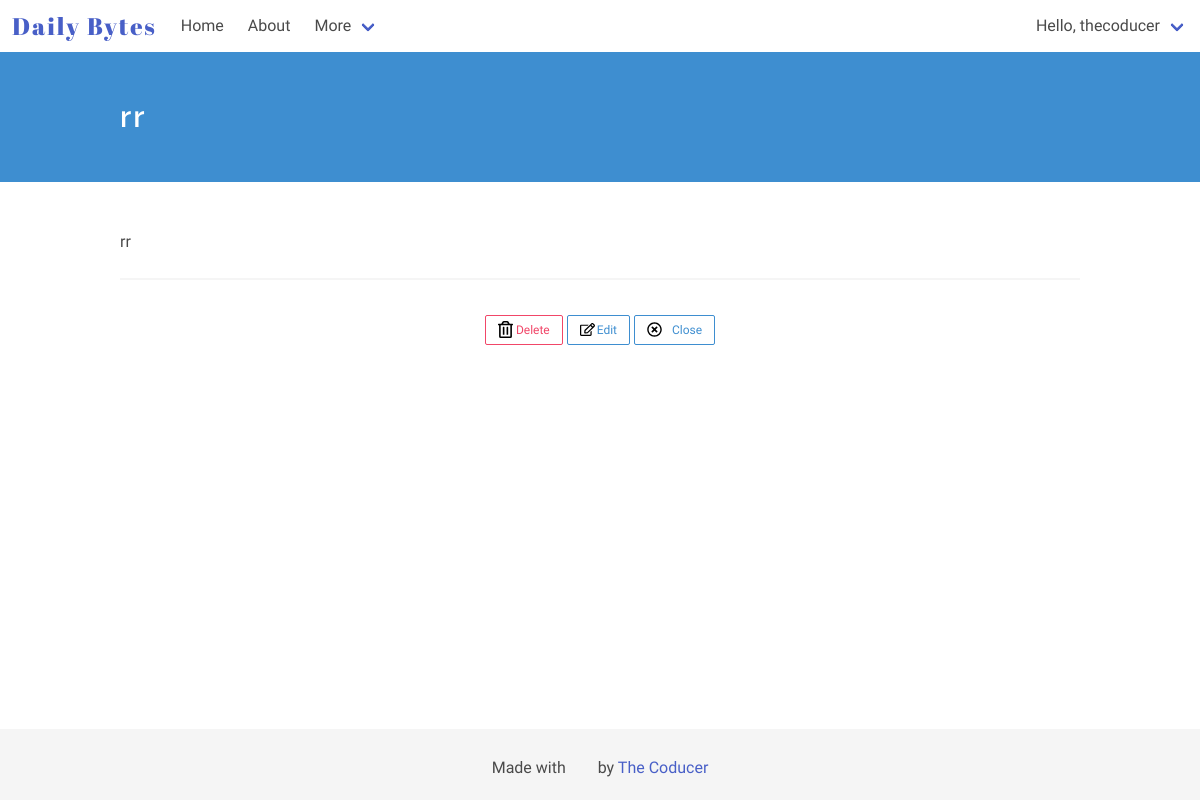
The app's page /entry/3 (signed in), older data.
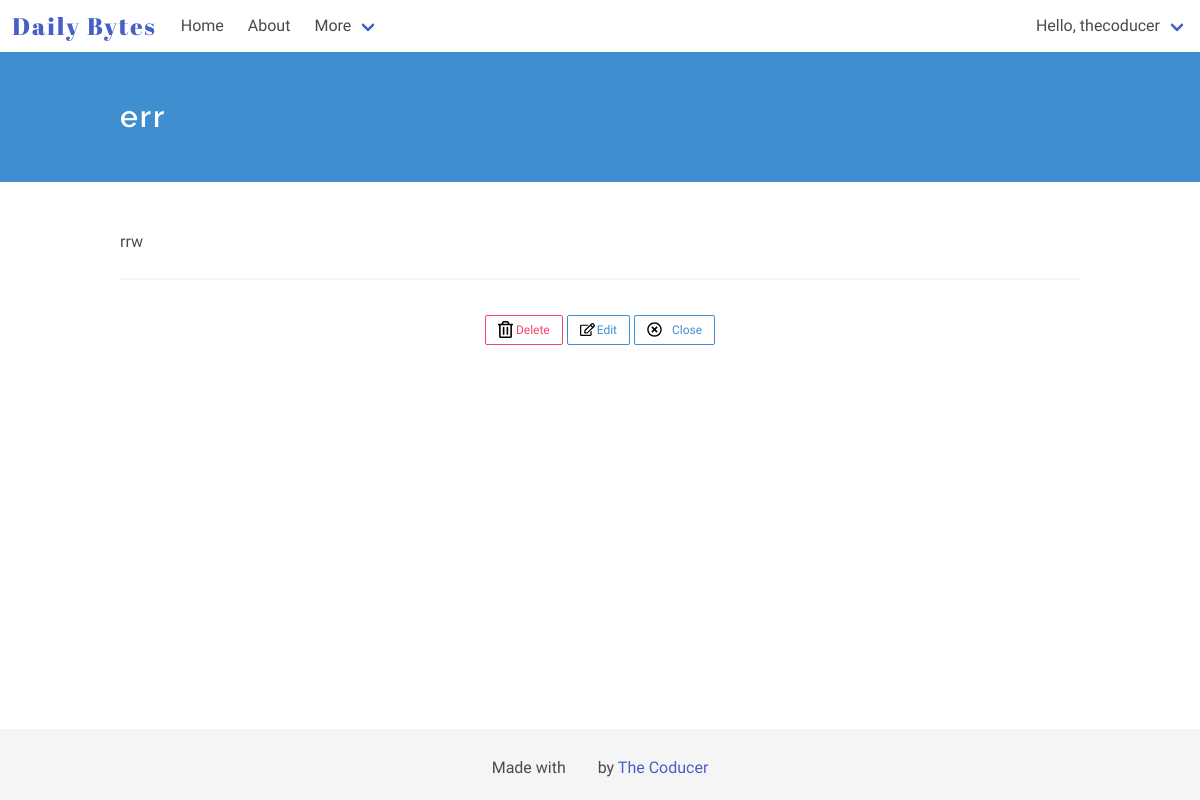
The same page, newer data.
### diary_app/models.py (models this page shows)
class Entry(models.Model):
    author = models.ForeignKey(User, on_delete=models.CASCADE) # User is an auth model
    title = models.CharField(max_length=100, default='', verbose_name="")
    text = RichTextUploadingField(verbose_name="")
    date_posted = models.DateTimeField(auto_now_add = True)
    bio = models.TextField(max_length=500, blank=True)
    drafts = models.BooleanField(default=False)
    """ def __str__(self):
        return 'Entry #{}'.format(self.id) """
    class Meta:
        verbose_name_plural = 'entries'

### diary_app/views.py (the view)
# urls.py: path('entry/<int:id>', views.readmore, name = 'readmore'),
@login_required
def readmore(request, id):
    entry = get_object_or_404(Entry, id=id)
    return render(request, "diary_app/readmore.html", {'entry': entry})

### diary_app/templates/diary_app/readmore.html (shortened to what this page needs)
<!DOCTYPE html>
<html lang="en">
<head>
    {% extends "./base.html" %}
    {% block content %}
    {% load static %}
    <section class="hero is-info">
            <div class="hero-body">
                <div class="container">
                    <h1 class="title">
                        {{ entry.title }}
                    </h1>
                </div>
            </div>
        </section>
        <section class="section">
            <div class="container">
                <p class="readmore-page">{{ entry.text | safe }}</p>
                <hr>
            </div>
            <div class="div-fix">
            <div class="container is-widescreen has-text-centered">
                <a class="button is-small is-danger is-outlined" href="/confirmdelete/{{entry.id}}"><img src="{% static '/images/delete.svg' %}" alt="Delete" width=15px height=15px style="margin-right: 3px;">Delete</a>
                <a class="button is-small is-info is-outlined" href="/edit/{{entry.id}}"><img src="{% static '/images/edit.svg' %}" alt="Edit" width=15px height=15px style="margin-right: 2px;">Edit</a>
                <a class="button is-small is-info is-outlined" href="{% url 'home' %}"><img src="{% static '/images/close.svg' %}" alt="close" width=15px height=15px style="margin-right: 10px;">Close</a>
            </div>
            </div>
        </section>
    {% endblock %}

Row changes from the older to the newer data that the page shows:
changed Entry: title "rr" → "err"; text "rr" → "rrw"
